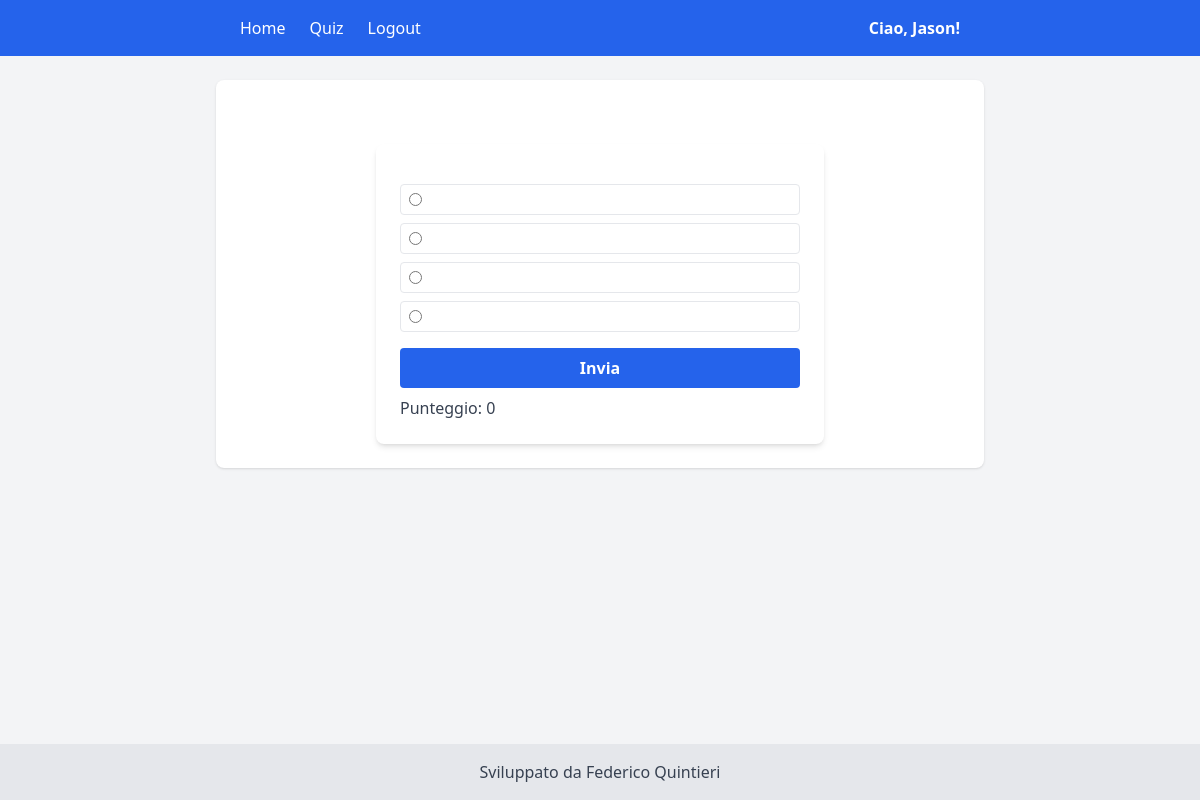
The page /quiz/ (signed in) on the database as committed earlier.
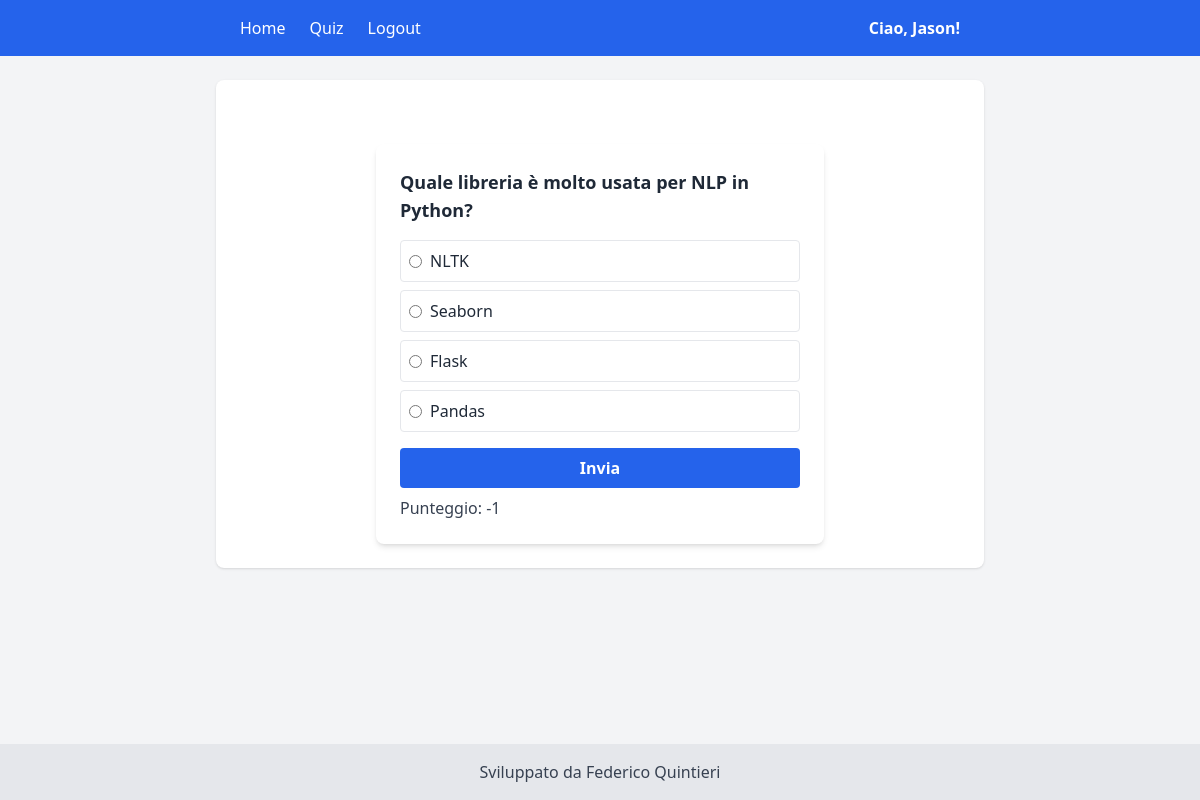
The same page on the database as committed later.
### app/models.py (models this page shows)
class Quiz(db.Model):
    id = db.Column(db.Integer, primary_key=True)
    question = db.Column(db.String(255), nullable=False)
    answer_a = db.Column(db.String(255), nullable=False)
    answer_b = db.Column(db.String(255), nullable=False)
    answer_c = db.Column(db.String(255), nullable=False)
    answer_d = db.Column(db.String(255), nullable=False)
    correct = db.Column(db.Integer, nullable=False)

### app/controllers/quiz_controller.py (the view)
@quiz_bp.route("/", methods=["GET", "POST"])
@login_required
def quiz():
    result = None
    if request.method == "POST":
        selected = int(request.form["answer"])
        question_id = int(request.form["question_id"])
        result = check_answer(current_user, question_id, selected)
    question = fetch_random_question()
    return render_template(
        "quiz.html",
        question=question,
        score=current_user.score,
        result=result,
    )

### app/repositories/quiz_repository.py (called while the page is built)
def get_random_question():
    from random import choice
    all_questions = Quiz.query.all()
    if not all_questions:
        return None
    return choice(all_questions)

### app/security/auth.py (called while the page is built)
@login_manager.user_loader
def load_user(user_id):
    return User.query.get(int(user_id))

### app/services/quiz_service.py (called while the page is built)
def fetch_random_question():
    return get_random_question()

### templates/quiz.html (shortened to what this page needs)
{% extends "base.html" %}
{% block content %}
<div class="max-w-md mx-auto mt-10 p-6 bg-white rounded-lg shadow-md">
    <form method="POST" class="space-y-4">
        <p class="text-lg font-semibold text-gray-800">{{ question.question }}</p>
        <div class="flex flex-col space-y-2">
            <label class="flex items-center space-x-2 p-2 border rounded hover:bg-gray-100 cursor-pointer">
                <input type="radio" name="answer" value="1" required class="accent-blue-500">
                <span>{{ question.answer_a }}</span>
            </label>
            <label class="flex items-center space-x-2 p-2 border rounded hover:bg-gray-100 cursor-pointer">
                <input type="radio" name="answer" value="2" required class="accent-blue-500">
                <span>{{ question.answer_b }}</span>
            </label>
            <label class="flex items-center space-x-2 p-2 border rounded hover:bg-gray-100 cursor-pointer">
                <input type="radio" name="answer" value="3" required class="accent-blue-500">
                <span>{{ question.answer_c }}</span>
            </label>
            <label class="flex items-center space-x-2 p-2 border rounded hover:bg-gray-100 cursor-pointer">
                <input type="radio" name="answer" value="4" required class="accent-blue-500">
                <span>{{ question.answer_d }}</span>
            </label>
        </div>
        <button type="submit"
            class="w-full py-2 bg-blue-600 text-white font-semibold rounded hover:bg-blue-700 transition">
            Invia
        </button>
    </form>
    <p class="mt-2 text-gray-700 font-medium">Punteggio: {{ score }}</p>
</div>
{% endblock %}

Rows that differ between the two databases and show on the page:
added Quiz: question "Quale libreria è molto usata per NLP in Python?", answer_a "NLTK", answer_b "Seaborn", answer_c "Flask", answer_d "Pandas"
Other text that changed with them:
form field answer: "☐" → "☐ NLTK"
form field answer: "☐" → "☐ Seaborn"
form field answer: "☐" → "☐ Flask"
form field answer: "☐" → "☐ Pandas"
{{ score }}: "0" → "-1"
